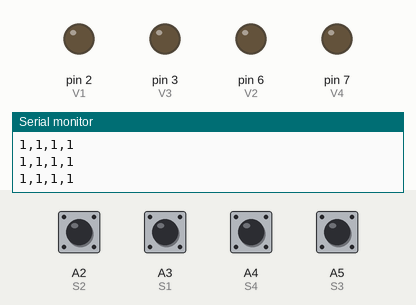
Bench run of a sketch on a simulated Arduino Uno, built with avr-gcc and run on an emulated ATmega328P. Shown: output pins drawn as LEDs (lit = HIGH), the last lines printed to the serial monitor. The test bench sets the inputs (shaded band); at power-on: A2 (S2), A3 (S1), A4 (S4), A5 (S3) HIGH. Pins used as bus, display or sensor lines are not drawn.

Above: at 1.3 s.
1.4 s: A2 (S2) pulled LOW for 0.3 s
At 1.62 s:
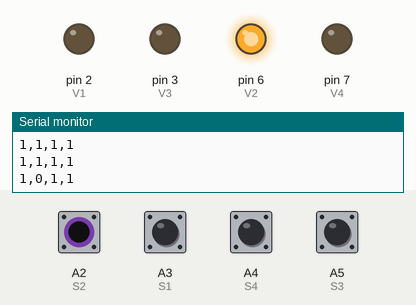
3.2 s: A3 (S1) pulled LOW for 0.3 s
At 3.38 s:
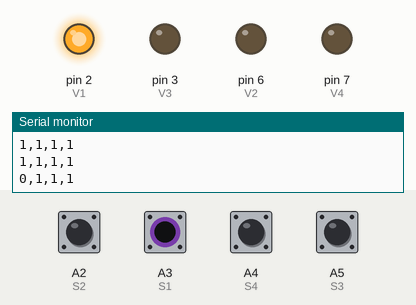
5.0 s: A4 (S4) pulled LOW for 0.3 s
At 5.4 s:
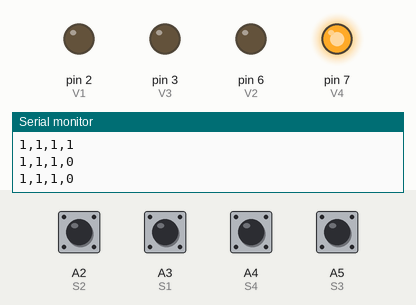
7.0 s: A5 (S3) pulled LOW for 0.3 s
At 7.4 s:
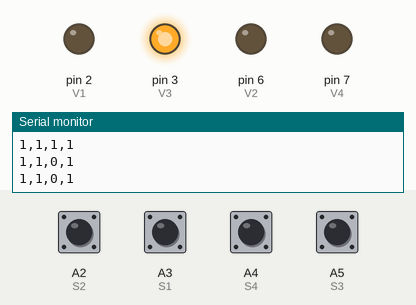
9.0 s: A2 (S2) driven LOW and A3 (S1) driven LOW
At 9.9 s:
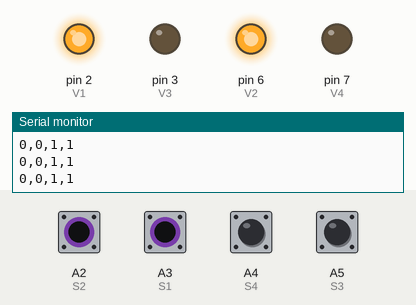
10.5 s: A4 (S4) pulled LOW for 1 s
At 11.1 s:
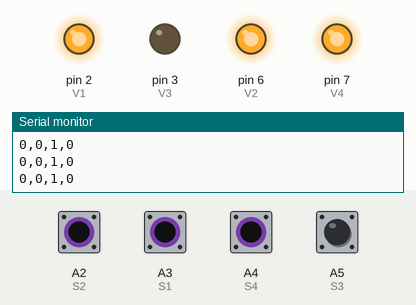
Timing chart, 0 to 13.5 s (numbered marks = the images above; inputs shaded):
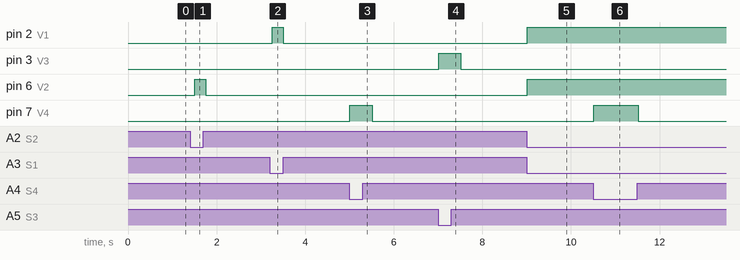

Measured:
- after the input at 1.4 s, pin 6 (V2): LOW → HIGH after 0.10 s, → LOW 0.25 s later
- after the input at 3.2 s, pin 2 (V1): LOW → HIGH after 0.06 s, → LOW 0.25 s later
- after the input at 5.0 s, pin 7 (V4): LOW → HIGH at once, → LOW 0.50 s later
- after the input at 7.0 s, pin 3 (V3): LOW → HIGH at once, → LOW 0.50 s later
- after the input at 9.0 s, pin 2 (V1), pin 6 (V2): LOW → HIGH at once
- after the input at 10.5 s, pin 7 (V4): LOW → HIGH at once, → LOW 1.0 s later

The sketch:

Codigo_Arduino.ino
```cpp
int V1 = 2;
int R1 = 4;
int V2 = 6;
int R2 = 8;
int V3 = 3;
int R3 = 5;
int V4 = 7;
int R4 = 9;

int S1 = A3;
int S2 = A2;
int S3 = A5;
int S4 = A4;
int led1,led2,led3,led4;
void setup() {
  pinMode(V1, OUTPUT);
  pinMode(R1, OUTPUT);
  pinMode(V2, OUTPUT);
  pinMode(R2, OUTPUT);
  pinMode(V3, OUTPUT);
  pinMode(R3, OUTPUT);
  pinMode(V4, OUTPUT);
  pinMode(R4, OUTPUT);

  pinMode(S1, INPUT_PULLUP);
  pinMode(S2, INPUT_PULLUP);
  pinMode(S3, INPUT_PULLUP);
  pinMode(S4, INPUT_PULLUP);

  Serial.begin(115200);
}

void loop() {
  // se escribe el valor que este en el puerto
  led1 = digitalRead(S1);
  led2 = digitalRead(S2);
  led3 = digitalRead(S3);
  led4 =digitalRead(S4);

  digitalWrite(V1, ~led1&1);
  digitalWrite(R1, led1);

  digitalWrite(V2, ~led2&1);
  digitalWrite(R2, led2);

  digitalWrite(V3, ~led3&1);
  digitalWrite(R3, led3);

  digitalWrite(V4, ~led4&1);
  digitalWrite(R4, led4);

  // mandando por uart

  Serial.print(led1);
  Serial.print(",");
  Serial.print(led2);
  Serial.print(",");
  Serial.print(led3);
  Serial.print(",");
  Serial.println(led4);

  delay(250);


}
```
